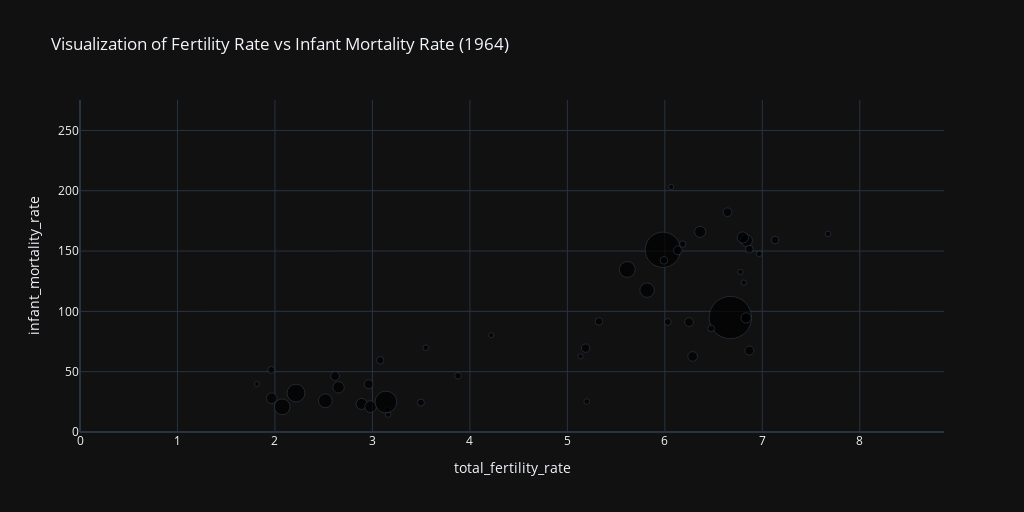
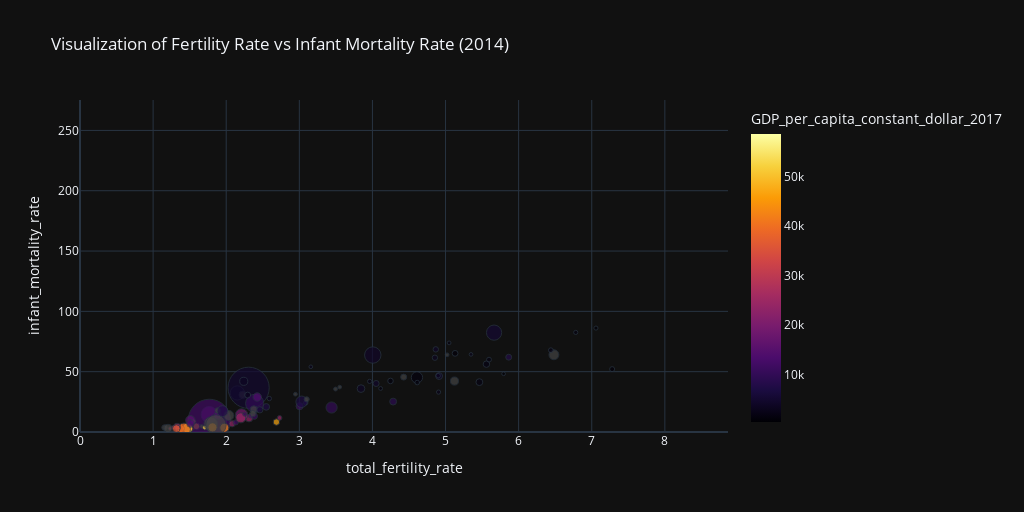
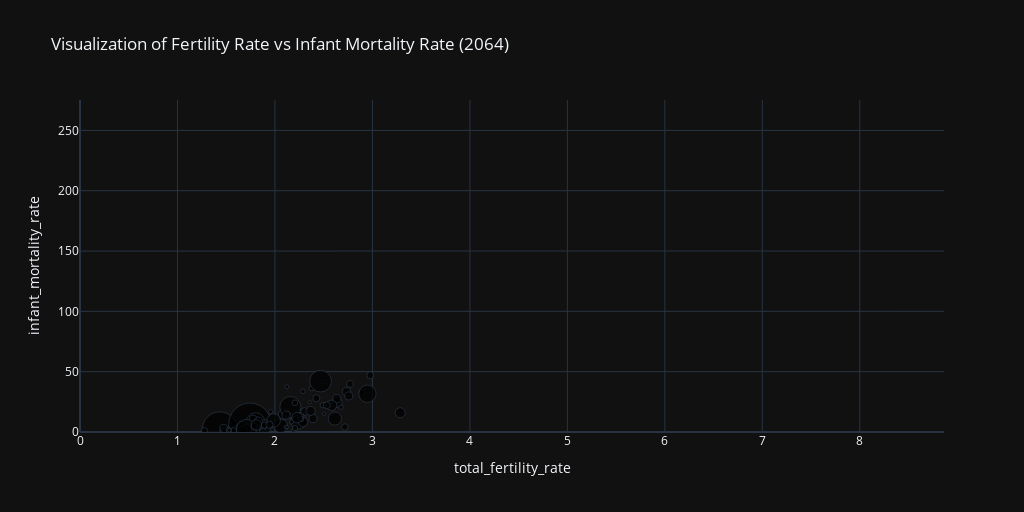

Here is the notebook cell these charts were saved with, in order:
### Code cell
years_to_display = [1964, 2014, 2064]
visualize_all(filtered_combined_df, years_to_display)

### Figure 1 — Plotly figure (JSON) as saved in the notebook; plotly's stock layout.template omitted (floating-point values rounded to 4 significant figures)
{"data": [{"customdata": [[12180.0, null], [21710.0, null], [11130.0, null], [56770.0, null], [82260.0, null], [19330.0, null], [22760.0, null], [704600.0, null], [12630.0, null], [17740.0, null], [12790.0, null], [16970.0, null], [30030.0, null], [24070.0, null], [47640.0, null], [75420.0, null], [10110.0, null], [489100.0, null], [98680.0, null], [23950.0, null], [51000.0, null], [98320.0, null], [10590.0, null], [41330.0, null], [13040.0, null], [23740.0, null], [11000.0, null], [12120.0, null], [48860.0, null], [17250.0, null], [50550.0, null], [11440.0, null], [31920.0, null], [30930.0, null], [28560.0, null], [19010.0, null], [125400.0, null], [18600.0, null], [31750.0, null], [10770.0, null], [30610.0, null], [30010.0, null], [44940.0, null], [53860.0, null], [11290.0, null], [187300.0, null], [36510.0, null]], "hovertemplate": "<b>%{hovertext}</b><br><br>total_fertility_rate=%{x}<br>infant_mortality_rate=%{y}<br>size=%{marker.size}<br>total_population=%{customdata[0]}<br>GDP_per_capita_constant_dollar_2017=%{marker.color}<extra></extra>", "hovertext": ["Algeria", "Argentina", "Australia", "Bangladesh", "Brazil", "Canada", "Caribbean", "China", "Other non-specified areas", "Colombia", "Dem. People's Republic of Korea", "Democratic Republic of the Congo", "Egypt", "Ethiopia", "France", "Germany", "Hungary", "India", "Indonesia", "Iran (Islamic Republic of)", "Italy", "Japan", "Kazakhstan", "Mexico", "Morocco", "Myanmar", "Nepal", "Netherlands", "Nigeria", "Oceania", "Pakistan", "Peru", "Philippines", "Poland", "Republic of Korea", "Romania", "Russian Federation", "South Africa", "Spain", "Sri Lanka", "TÃ¼rkiye", "Thailand", "Ukraine", "United Kingdom", "United Republic of Tanzania", "United States of America", "Viet Nam"], "legendgroup": "", "marker": {"color": [null, null, null, null, null, null, null, null, null, null, null, null, null, null, null, null, null, null, null, null, null, null, null, null, null, null, null, null, null, null, null, null, null, null, null, null, null, null, null, null, null, null, null, null, null, null, null], "coloraxis": "coloraxis", "size": [3.588, 6.396, 3.28, 16.73, 24.24, 5.694, 6.706, 207.6, 3.722, 5.227, 3.768, 4.999, 8.847, 7.093, 14.04, 22.22, 2.98, 144.1, 29.07, 7.056, 15.03, 28.97, 3.121, 12.18, 3.843, 6.994, 3.242, 3.57, 14.4, 5.082, 14.89, 3.371, 9.404, 9.113, 8.414, 5.601, 36.95, 5.481, 9.354, 3.174, 9.02, 8.843, 13.24, 15.87, 3.326, 55.18, 10.76], "sizemode": "area", "sizeref": 0.2307, "symbol": "circle"}, "mode": "markers", "name": "", "orientation": "v", "showlegend": false, "x": [7.673, 3.08, 3.154, 6.837, 5.818, 3.498, 5.323, 6.672, 5.198, 6.475, 3.547, 6.183, 6.643, 6.867, 2.889, 2.517, 1.815, 5.979, 5.614, 7.131, 2.653, 2.074, 4.219, 6.833, 6.969, 5.991, 6.065, 3.161, 6.362, 3.878, 6.8, 6.81, 6.867, 2.617, 5.188, 1.962, 2.216, 6.029, 2.961, 5.135, 6.135, 6.248, 1.968, 2.981, 6.775, 3.138, 6.285], "xaxis": "x", "y": [164.2, 59.46, 18.67, 158.7, 117.6, 24.37, 91.67, 94.88, 25.26, 85.93, 69.93, 155.7, 182.2, 151.6, 23.26, 25.9, 39.79, 151.1, 134.8, 159.1, 37.0, 20.87, 80.28, 94.58, 147.7, 142.3, 203.1, 14.39, 165.9, 46.58, 161.2, 123.9, 67.55, 46.34, 69.52, 51.47, 32.26, 91.23, 39.64, 62.72, 150.6, 91.09, 28.0, 21.05, 132.7, 24.82, 62.61], "yaxis": "y", "type": "scatter"}], "layout": {"xaxis": {"anchor": "y", "domain": [0.0, 1.0], "title": {"text": "total_fertility_rate"}, "range": [0, 8.864]}, "yaxis": {"anchor": "x", "domain": [0.0, 1.0], "title": {"text": "infant_mortality_rate"}, "range": [0, 275.2]}, "coloraxis": {"colorbar": {"title": {"text": "GDP_per_capita_constant_dollar_2017"}}, "colorscale": [[0.0, "#000004"], [0.1111, "#1b0c41"], [0.2222, "#4a0c6b"], [0.3333, "#781c6d"], [0.4444, "#a52c60"], [0.5556, "#cf4446"], [0.6667, "#ed6925"], [0.7778, "#fb9b06"], [0.8889, "#f7d13d"], [1.0, "#fcffa4"]], "cmin": 436.4, "cmax": 58580.0}, "legend": {"tracegroupgap": 0, "itemsizing": "constant"}, "title": {"text": "Visualization of Fertility Rate vs Infant Mortality Rate (1964)"}, "width": 1024, "height": 512}}

### Figure 2 — Plotly figure (JSON) as saved in the notebook; plotly's stock layout.template omitted (floating-point values rounded to 4 significant figures; data arrays with more than 128 entries replaced by an {"elided": "..."} marker saying what was removed)
{"data": [{"customdata": {"elided": "92x2 float values"}, "hovertemplate": "<b>%{hovertext}</b><br><br>total_fertility_rate=%{x}<br>infant_mortality_rate=%{y}<br>size=%{marker.size}<br>total_population=%{customdata[0]}<br>GDP_per_capita_constant_dollar_2017=%{marker.color}<extra></extra>", "hovertext": ["Afghanistan", "Algeria", "Angola", "Argentina", "Australia", "Bangladesh", "Belgium", "Benin", "Bolivia (Plurinational State of)", "Brazil", "Burkina Faso", "Burundi", "CÃ´te d'Ivoire", "Cambodia", "Cameroon", "Canada", "Caribbean", "Chad", "Chile", "China", "Other non-specified areas", "Colombia", "Cuba", "Czechia", "Dem. People's Republic of Korea", "Democratic Republic of the Congo", "Dominican Republic", "Ecuador", "Egypt", "Ethiopia", "France", "Germany", "Ghana", "Greece", "Guatemala", "Guinea", "Haiti", "India", "Indonesia", "Iran (Islamic Republic of)", "Iraq", "Italy", "Japan", "Kazakhstan", "Kenya", "Madagascar", "Malawi", "Malaysia", "Mali", "Melanesia", "Mexico", "Morocco", "Mozambique", "Myanmar", "Nepal", "Netherlands", "Niger", "Nigeria", "Oceania", "Oceania (excluding Australia and New Zealand)", "Pakistan", "Peru", "Philippines", "Poland", "Portugal", "Republic of Korea", "Romania", "Russian Federation", "Rwanda", "Saudi Arabia", "Senegal", "Somalia", "South Africa", "South Sudan", "Spain", "Sri Lanka", "Sudan", "Syrian Arab Republic", "TÃ¼rkiye", "Thailand", "Tunisia", "Uganda", "Ukraine", "United Kingdom", "United Republic of Tanzania", "United States of America", "Uzbekistan", "Venezuela (Bolivarian Republic of)", "Viet Nam", "Yemen", "Zambia", "Zimbabwe"], "legendgroup": "", "marker": {"color": [2144.0, 11560.0, 8183.0, 23550.0, 47240.0, 4119.0, 48750.0, 2884.0, null, 15700.0, 1847.0, 831.3, 4235.0, 3378.0, 3530.0, 47560.0, null, 1862.0, 24200.0, 11850.0, null, 13940.0, null, 34390.0, null, null, 14330.0, 12070.0, 10320.0, 1629.0, 43020.0, 50850.0, 4629.0, 28130.0, 7939.0, 2029.0, 3155.0, 5071.0, 9759.0, null, 9195.0, 39900.0, 39740.0, 24360.0, 4055.0, 1501.0, 1441.0, 23330.0, 2002.0, null, 19140.0, 7462.0, 1229.0, 3659.0, 3152.0, 52190.0, 1119.0, 5425.0, null, null, 4404.0, 11770.0, 6918.0, 26490.0, 30440.0, null, 23090.0, null, 1736.0, 47260.0, 2910.0, 925.6, 13990.0, null, 35980.0, 11770.0, 4777.0, null, 24600.0, 15510.0, 10770.0, 2068.0, 12390.0, 43990.0, null, null, 6075.0, null, 7642.0, null, 3376.0, 2317.0], "coloraxis": "coloraxis", "size": [9.64, 11.42, 7.993, 12.62, 6.915, 45.95, 3.293, 3.128, 3.217, 59.95, 5.354, 3.092, 6.775, 4.482, 6.57, 10.43, 12.52, 4.036, 5.211, 408.1, 6.901, 13.75, 3.339, 3.099, 7.403, 22.4, 3.03, 4.702, 28.17, 29.39, 18.74, 24.12, 8.308, 3.201, 4.63, 3.339, 3.068, 385.2, 75.5, 23.56, 10.83, 17.77, 37.56, 5.183, 13.5, 7.135, 4.855, 9.018, 5.171, 3.102, 34.99, 10.09, 7.672, 15.05, 8.091, 4.995, 5.708, 52.85, 11.71, 3.461, 61.36, 8.944, 29.85, 11.37, 3.067, 14.9, 5.892, 42.51, 3.35, 9.466, 4.116, 3.921, 16.13, 3.304, 13.69, 6.258, 10.9, 5.914, 23.02, 20.61, 3.367, 10.71, 13.3, 19.08, 14.97, 94.88, 8.971, 8.896, 26.88, 8.177, 4.637, 4.082], "sizemode": "area", "sizeref": 0.4535, "symbol": "circle"}, "mode": "markers", "name": "", "orientation": "v", "showlegend": false, "x": [5.559, 3.004, 5.864, 2.312, 1.811, 2.152, 1.74, 5.348, 2.947, 1.767, 5.595, 5.795, 4.867, 2.589, 4.854, 1.591, 2.225, 6.781, 1.774, 1.769, 1.156, 1.883, 1.663, 1.527, 1.885, 6.483, 2.445, 2.335, 3.441, 4.609, 1.975, 1.473, 4.05, 1.271, 3.088, 5.049, 3.157, 2.306, 2.389, 2.036, 4.283, 1.366, 1.422, 2.73, 3.844, 4.247, 4.612, 2.081, 6.441, 3.552, 2.211, 2.548, 5.131, 2.24, 2.293, 1.707, 7.279, 5.664, 2.378, 3.496, 4.005, 2.385, 3.031, 1.327, 1.231, 1.204, 1.55, 1.788, 4.112, 2.686, 4.905, 7.057, 2.424, 5.022, 1.317, 2.13, 4.912, 3.101, 2.2, 1.51, 2.252, 5.463, 1.511, 1.813, 5.122, 1.859, 2.46, 2.365, 1.95, 4.427, 4.899, 3.962], "xaxis": "x", "y": [56.26, 21.42, 62.02, 11.45, 3.357, 32.39, 3.362, 64.35, 31.34, 14.45, 59.99, 48.24, 68.49, 27.75, 61.56, 4.682, 30.86, 82.55, 7.217, 9.604, 3.694, 13.59, 4.67, 2.419, 17.8, 64.01, 28.33, 13.49, 20.3, 45.23, 3.477, 3.258, 40.22, 3.721, 24.16, 73.87, 54.05, 36.66, 23.7, 13.63, 25.21, 2.75, 2.079, 11.66, 35.96, 42.34, 40.99, 6.826, 67.81, 37.23, 14.16, 20.82, 65.19, 42.01, 30.61, 3.637, 52.11, 82.36, 18.76, 35.61, 63.8, 13.1, 25.05, 4.343, 2.877, 3.006, 8.554, 6.824, 36.09, 8.232, 33.06, 86.14, 29.03, 64.0, 2.82, 7.957, 46.39, 27.12, 11.75, 9.647, 14.66, 41.33, 7.072, 3.844, 42.23, 5.832, 18.4, 15.23, 17.3, 45.51, 46.69, 41.95], "yaxis": "y", "type": "scatter"}], "layout": {"xaxis": {"anchor": "y", "domain": [0.0, 1.0], "title": {"text": "total_fertility_rate"}, "range": [0, 8.864]}, "yaxis": {"anchor": "x", "domain": [0.0, 1.0], "title": {"text": "infant_mortality_rate"}, "range": [0, 275.2]}, "coloraxis": {"colorbar": {"title": {"text": "GDP_per_capita_constant_dollar_2017"}}, "colorscale": [[0.0, "#000004"], [0.1111, "#1b0c41"], [0.2222, "#4a0c6b"], [0.3333, "#781c6d"], [0.4444, "#a52c60"], [0.5556, "#cf4446"], [0.6667, "#ed6925"], [0.7778, "#fb9b06"], [0.8889, "#f7d13d"], [1.0, "#fcffa4"]], "cmin": 436.4, "cmax": 58580.0}, "legend": {"tracegroupgap": 0, "itemsizing": "constant"}, "title": {"text": "Visualization of Fertility Rate vs Infant Mortality Rate (2014)"}, "width": 1024, "height": 512}}

### Figure 3 — Plotly figure (JSON) as saved in the notebook; plotly's stock layout.template omitted (floating-point values rounded to 4 significant figures; data arrays with more than 128 entries replaced by an {"elided": "..."} marker saying what was removed)
{"data": [{"customdata": {"elided": "106x2 float values"}, "hovertemplate": "<b>%{hovertext}</b><br><br>total_fertility_rate=%{x}<br>infant_mortality_rate=%{y}<br>size=%{marker.size}<br>total_population=%{customdata[0]}<br>GDP_per_capita_constant_dollar_2017=%{marker.color}<extra></extra>", "hovertext": ["Afghanistan", "Algeria", "Angola", "Argentina", "Australia", "Azerbaijan", "Bangladesh", "Belgium", "Benin", "Bolivia (Plurinational State of)", "Brazil", "Burkina Faso", "Burundi", "CÃ´te d'Ivoire", "Cambodia", "Cameroon", "Canada", "Caribbean", "Central African Republic", "Chad", "Chile", "China", "Other non-specified areas", "Colombia", "Congo", "Czechia", "Dem. People's Republic of Korea", "Democratic Republic of the Congo", "Dominican Republic", "Ecuador", "Egypt", "Ethiopia", "France", "Germany", "Ghana", "Guatemala", "Guinea", "Haiti", "Honduras", "India", "Indonesia", "Iran (Islamic Republic of)", "Iraq", "Israel", "Italy", "Japan", "Jordan", "Kazakhstan", "Kenya", "Kyrgyzstan", "Lao People's Democratic Republic", "Liberia", "Madagascar", "Malawi", "Malaysia", "Mali", "Mauritania", "Melanesia", "Mexico", "Morocco", "Mozambique", "Myanmar", "Nepal", "Netherlands", "Niger", "Nigeria", "Oceania", "Oceania (excluding Australia and New Zealand)", "Pakistan", "Papua New Guinea", "Peru", "Philippines", "Poland", "Republic of Korea", "Romania", "Russian Federation", "Rwanda", "Saudi Arabia", "Senegal", "Sierra Leone", "Somalia", "South Africa", "South Sudan", "Spain", "Sri Lanka", "State of Palestine", "Sudan", "Sweden", "Syrian Arab Republic", "TÃ¼rkiye", "Tajikistan", "Thailand", "Togo", "Tunisia", "Uganda", "Ukraine", "United Arab Emirates", "United Kingdom", "United Republic of Tanzania", "United States of America", "Uzbekistan", "Venezuela (Bolivarian Republic of)", "Viet Nam", "Yemen", "Zambia", "Zimbabwe"], "legendgroup": "", "marker": {"color": [null, null, null, null, null, null, null, null, null, null, null, null, null, null, null, null, null, null, null, null, null, null, null, null, null, null, null, null, null, null, null, null, null, null, null, null, null, null, null, null, null, null, null, null, null, null, null, null, null, null, null, null, null, null, null, null, null, null, null, null, null, null, null, null, null, null, null, null, null, null, null, null, null, null, null, null, null, null, null, null, null, null, null, null, null, null, null, null, null, null, null, null, null, null, null, null, null, null, null, null, null, null, null, null, null, null], "coloraxis": "coloraxis", "size": [26.29, 18.99, 27.23, 15.4, 10.11, 3.042, 60.88, 3.516, 9.416, 5.302, 66.08, 14.4, 8.736, 18.79, 6.12, 18.67, 14.25, 13.79, 4.259, 13.71, 5.925, 340.6, 5.976, 16.48, 3.724, 3.121, 7.194, 84.42, 3.944, 6.813, 52.82, 75.8, 19.0, 22.13, 17.75, 7.823, 8.288, 4.74, 4.504, 500.0, 94.02, 28.55, 25.99, 4.368, 13.72, 27.59, 4.863, 8.39, 28.74, 3.098, 3.023, 3.112, 18.45, 13.3, 12.44, 17.99, 3.27, 5.98, 41.73, 13.68, 23.08, 17.45, 11.37, 5.16, 28.0, 132.0, 18.36, 6.451, 124.3, 4.895, 12.92, 50.45, 9.347, 11.45, 4.748, 37.04, 8.021, 14.89, 12.18, 4.553, 13.79, 22.43, 5.971, 11.75, 6.023, 3.084, 30.57, 3.645, 12.4, 28.1, 5.121, 18.09, 5.626, 4.271, 31.27, 8.411, 3.615, 21.11, 48.94, 112.9, 14.34, 10.93, 30.98, 18.84, 13.65, 9.006], "sizemode": "area", "sizeref": 0.5556, "symbol": "circle"}, "mode": "markers", "name": "", "orientation": "v", "showlegend": false, "x": [2.256, 1.903, 2.64, 1.716, 1.671, 1.627, 1.726, 1.666, 2.894, 1.944, 1.616, 2.425, 2.491, 2.735, 1.812, 2.634, 1.554, 1.794, 2.495, 2.978, 1.576, 1.434, 1.473, 1.636, 2.577, 1.72, 1.672, 2.948, 1.792, 1.749, 2.06, 2.242, 1.758, 1.598, 2.304, 1.786, 2.376, 1.956, 1.819, 1.743, 1.801, 1.666, 2.289, 2.191, 1.471, 1.494, 1.896, 2.206, 2.087, 2.111, 1.821, 2.356, 2.39, 2.263, 1.662, 2.757, 2.505, 2.164, 1.668, 1.817, 2.365, 1.776, 1.731, 1.666, 3.285, 2.468, 1.891, 2.161, 2.158, 2.132, 1.776, 1.987, 1.575, 1.276, 1.707, 1.743, 2.269, 1.812, 2.717, 2.122, 2.77, 1.83, 2.287, 1.489, 1.745, 2.122, 2.58, 1.693, 1.894, 1.704, 2.169, 1.476, 2.677, 1.771, 2.228, 1.526, 1.532, 1.669, 2.615, 1.707, 1.943, 1.788, 1.808, 2.116, 2.531, 2.205], "xaxis": "x", "y": [14.42, 4.263, 24.43, 3.364, 1.168, 6.129, 4.356, 1.132, 32.73, 7.642, 3.189, 28.02, 22.22, 33.43, 6.761, 27.65, 1.576, 10.51, 41.67, 47.03, 2.134, 2.158, 1.531, 3.432, 22.09, 0.8518, 6.439, 31.71, 7.418, 3.694, 5.05, 9.275, 1.612, 1.082, 16.87, 6.626, 36.43, 16.89, 5.15, 6.44, 8.324, 2.984, 8.345, 1.203, 0.6904, 0.6852, 3.936, 3.242, 14.8, 4.016, 6.797, 24.72, 11.08, 13.11, 2.511, 29.9, 15.08, 13.46, 3.69, 3.617, 17.48, 10.64, 4.793, 1.174, 16.01, 42.19, 6.805, 12.98, 20.67, 14.94, 3.267, 9.589, 1.222, 1.023, 1.928, 1.19, 10.82, 1.712, 4.108, 37.41, 39.82, 8.613, 33.75, 0.8364, 2.431, 4.103, 22.11, 0.6589, 5.686, 2.426, 8.309, 2.937, 20.58, 3.115, 11.88, 1.645, 1.532, 1.281, 11.17, 1.972, 5.987, 4.594, 5.833, 14.03, 22.21, 24.22], "yaxis": "y", "type": "scatter"}], "layout": {"xaxis": {"anchor": "y", "domain": [0.0, 1.0], "title": {"text": "total_fertility_rate"}, "range": [0, 8.864]}, "yaxis": {"anchor": "x", "domain": [0.0, 1.0], "title": {"text": "infant_mortality_rate"}, "range": [0, 275.2]}, "coloraxis": {"colorbar": {"title": {"text": "GDP_per_capita_constant_dollar_2017"}}, "colorscale": [[0.0, "#000004"], [0.1111, "#1b0c41"], [0.2222, "#4a0c6b"], [0.3333, "#781c6d"], [0.4444, "#a52c60"], [0.5556, "#cf4446"], [0.6667, "#ed6925"], [0.7778, "#fb9b06"], [0.8889, "#f7d13d"], [1.0, "#fcffa4"]], "cmin": 436.4, "cmax": 58580.0}, "legend": {"tracegroupgap": 0, "itemsizing": "constant"}, "title": {"text": "Visualization of Fertility Rate vs Infant Mortality Rate (2064)"}, "width": 1024, "height": 512}}
